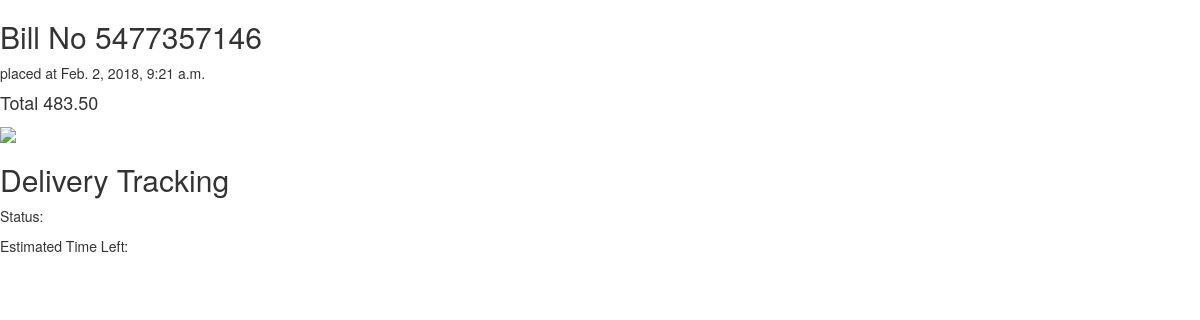
Screenshot of /myorders/5477357146 with the database file from the repository.
### myorders/models.py (models this page shows, shortened)
class Order(models.Model):
	cart = models.ManyToManyField(Cart,blank=True)
	bill = models.CharField(max_length=50,null=False)
	customer = models.ForeignKey("user_panel.Customer",on_delete=models.CASCADE,null=True,default=1)
	grand_total = models.DecimalField(null=True,decimal_places=2,max_digits=50)
	modified = models.DateTimeField(auto_now=True, auto_now_add=False)
	created = models.DateTimeField(auto_now=False, auto_now_add=True)
	status = models.IntegerField(null=True,default=0)
	bill_generated = models.BooleanField(default=False)

### myorders/views.py (the view)
# urls.py: url(r'^(?P<bill_id>[0-9]+)$', views.detail, name='detail'),
def detail(request,bill_id):
	order = Order.objects.get(bill=bill_id)
	cart = order.cart.all()
	try:
		delivery = Delivery.objects.get(order__bill=bill_id)
	except:
		return render(request,'myorders/detail.html',{ "order":order,"cart":cart,'delivery':[],'msg':"Not yet dispactched" })
	return render(request,'myorders/detail.html',{ "order":order,"cart":cart,'delivery':delivery })

### templates/myorders/detail.html (shortened to what this page needs)
<!DOCTYPE html>
<html>
<head>
	<link rel="stylesheet" href="https://maxcdn.bootstrapcdn.com/bootstrap/3.3.7/css/bootstrap.min.css">
</head>
<body>
<h2>Bill No {{order.bill}} </h2><span>placed at {{order.created}}</span>
<br>
<h4>Total {{order.grand_total}}</h4>
<img src="#" onload="myfunction();">
		<h2>Delivery Tracking</h2>
		<p>Status: {{delivery.location}}</p>
		<p>Estimated Time Left: {{delivery.time_left}}</p>
</body>
</html>

### rows the page displays
Order: bill "5477357146", created "Feb. 2, 2018, 9:21 a.m.", grand_total "483.50"
